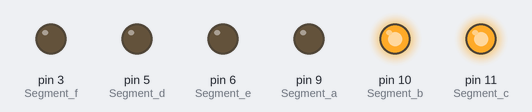
This sketch was run on a simulated Arduino Uno, built with avr-gcc and run on an emulated ATmega328P. Parts: output pins drawn as LEDs (lit = HIGH).

Above: at 0.1 s.
Timing chart, 0 to 1.6 s (numbered marks = the images above):
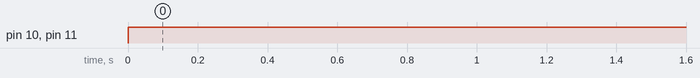

Measured:
- by itself, pin 10 (Segment_b), pin 11 (Segment_c): LOW → HIGH at 0.00 s

The sketch:

seven_segment_display_1.ino
```cpp
void setup() {
  pinMode(9, OUTPUT);   // Segment a
  pinMode(10, OUTPUT);  // Segment b
  pinMode(11, OUTPUT);  // Segment c
  pinMode(5, OUTPUT);   // Segment d
  pinMode(6, OUTPUT);   // Segment e
  pinMode(3, OUTPUT);   // Segment f

}

void loop() {
  digitalWrite(9, LOW);   // a OFF
  digitalWrite(10, HIGH); // b ON
  digitalWrite(11, HIGH); // c ON
  digitalWrite(5, LOW);   // d OFF
  digitalWrite(6, LOW);   // e OFF
  digitalWrite(3, LOW);   // f OFF

}
```
